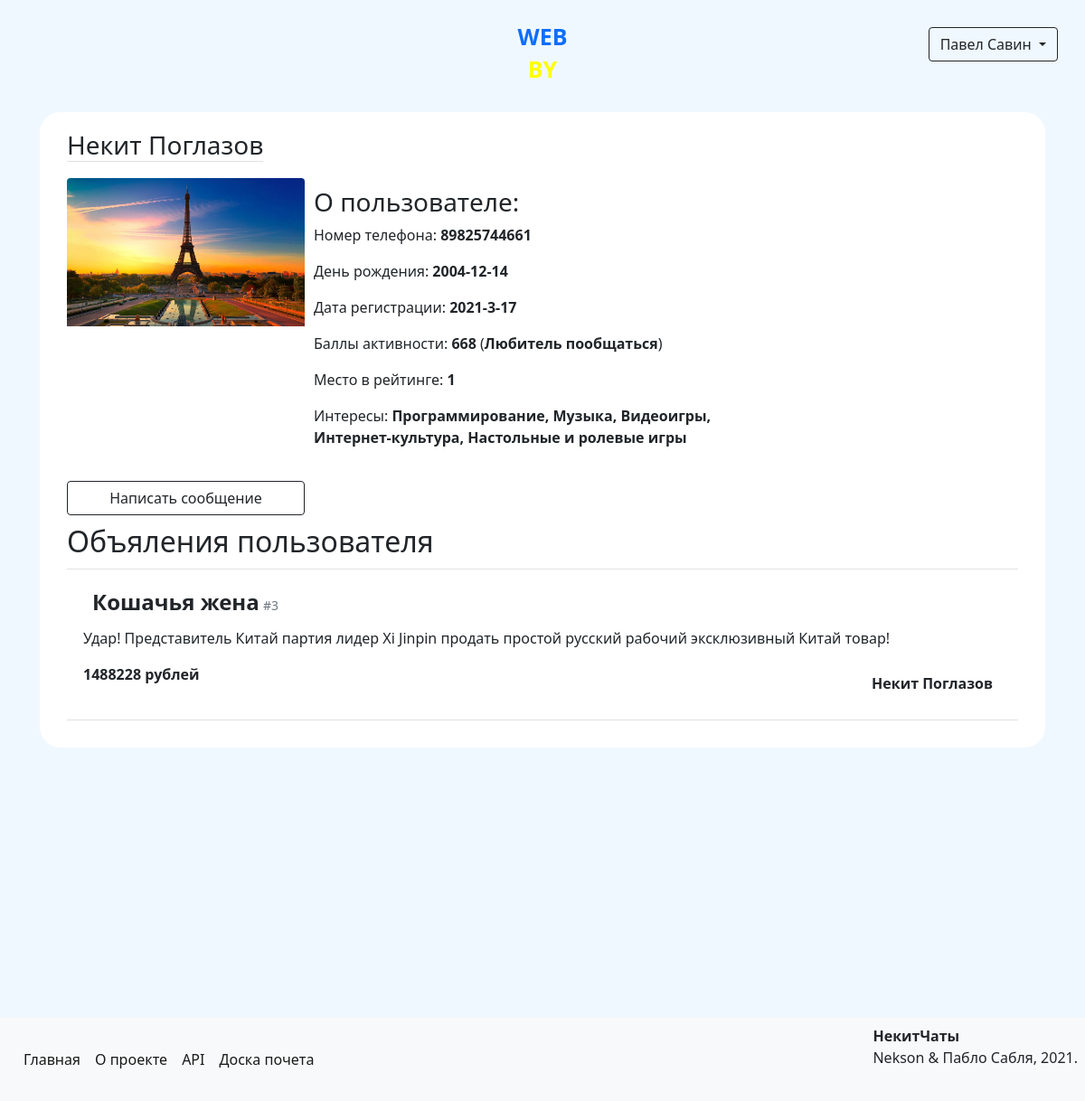
The page /profile/1 (signed in) on the database as committed earlier.
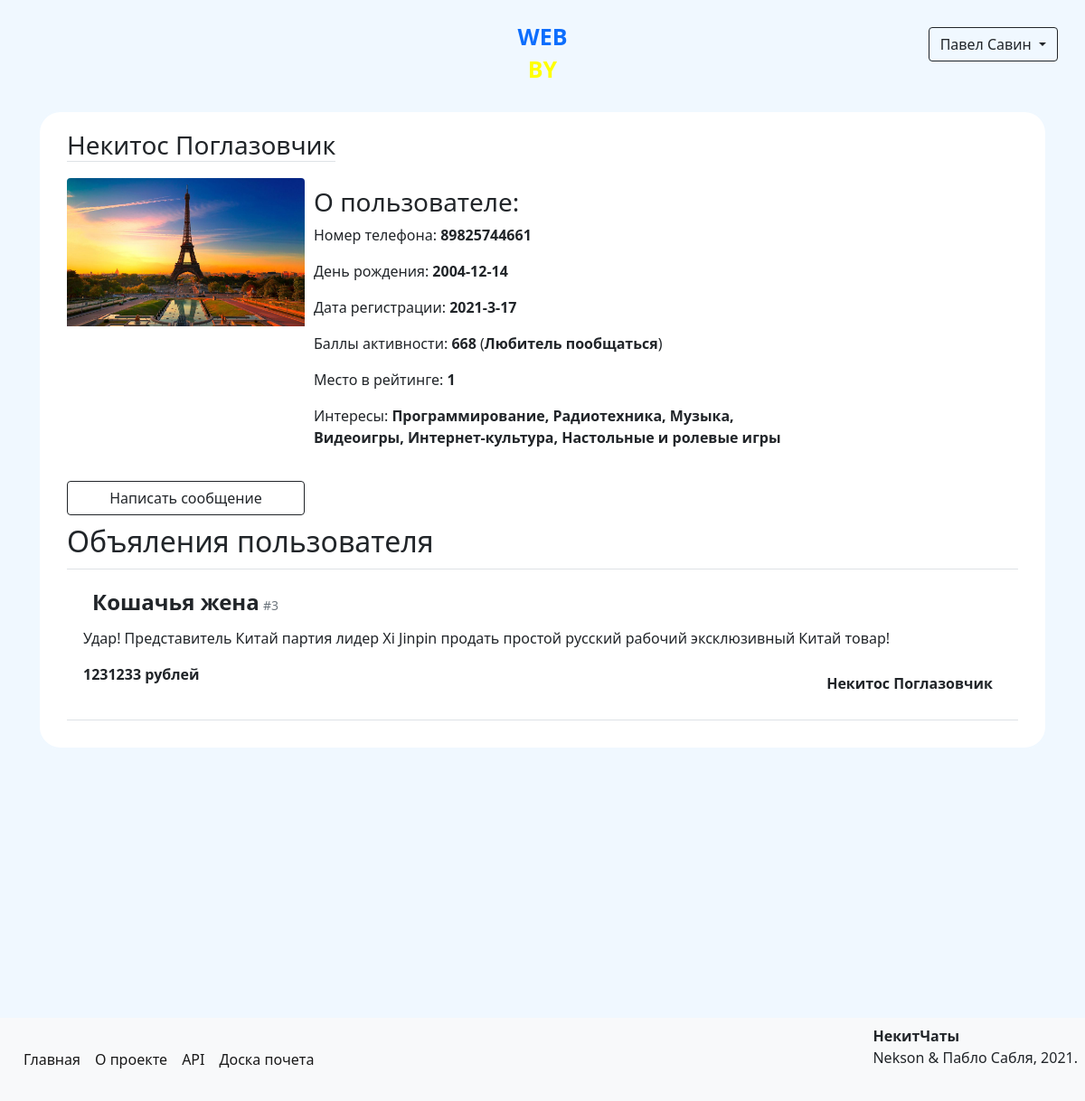
The same page on the database as committed later.
### data/models/user.py (models this page shows, shortened)
class User(SqlAlchemyBase, UserMixin, SerializerMixin):
    __tablename__ = 'users'
    serialize_rules = ('-advertisements',)
    id = Column(Integer, autoincrement=True, primary_key=True)
    name = Column(Unicode)
    surname = Column(Unicode)
    birthday = Column(DateTime)
    email = Column(String, unique=True)
    phone_number = Column(String, unique=True)
    hashed_password = Column(String)
    registration_time = Column(DateTime, default=datetime.now)
    rating = Column(Integer, default=0)
    rank_id = Column(Integer, ForeignKey('ranks.id'))
    position = Column(Integer)
    admin = Column(Boolean, default=0)
    advertisements = relationship('Advertisement', back_populates='author')
    interests = relationship('Interest', secondary='users_to_interests', backref='users')
    rank = relationship('Rank')

### data/models/ranks.py (models this page shows)
class Rank(SqlAlchemyBase, SerializerMixin):
    __tablename__ = 'ranks'
    id = Column(Integer, primary_key=True, autoincrement=True)
    title = Column(String)

### data/models/interests.py (models this page shows)
class Interest(SqlAlchemyBase, SerializerMixin):
    __tablename__ = 'interests'
    serialize_rules = ('-advertisements', '-users')
    id = Column(Integer, primary_key=True, autoincrement=True)
    title = Column(Unicode, nullable=True)

### data/models/advertisements.py (models this page shows, shortened)
class Advertisement(SqlAlchemyBase, SerializerMixin):
    __tablename__ = 'advertisements'
    serialize_rules = ('-author.email', '-author.rating', '-author.hashed_password', '-author.registration_time',
                       '-author.admin', '-author.interests')
    id = Column(Integer, primary_key=True, autoincrement=True)
    title = Column(String)
    author_id = Column(Integer, ForeignKey('users.id'))
    created_at = Column(DateTime, default=datetime.now)
    price = Column(Integer)
    content_id = Column(Integer, ForeignKey('contents.id'))
    author = relationship('User', back_populates='advertisements')
    content = relationship('Content')
    interests = relationship('Interest', secondary='advertisements_to_interests', backref='advertisements')

### data/models/content.py (models this page shows)
class Content(SqlAlchemyBase, SerializerMixin):
    __tablename__ = 'contents'
    id = Column(Integer, autoincrement=True, primary_key=True)
    content = Column(Text)

### main.py (the view)
@app.route('/profile/<int:user_id>')
@login_required
def show_profile(user_id):
    session = create_session()
    user = session.query(User).filter(User.id == user_id).first()
    pic = session.query(Avatar).filter(Avatar.refers_to == user_id).first()
    if pic:
        profile_pic = url_for('static', filename=f"avatars/{pic.link}")
    else:
        profile_pic = url_for('static', filename='avatars/anon.png')
    return render_template('profile.html', user=user, pic=profile_pic)

### data/db_session.py (called while the page is built)
def create_session() -> Session:
    global __factory
    return __factory()

### main.py (called while the page is built)
@login_manager.user_loader
def load_user(user_id):
    session = create_session()
    return session.query(User).get(user_id)

### templates/profile.html (shortened to what this page needs)
{% extends "base.html" %}
{% block content %}
<form class="clearfix">
    <div class="clearfix">
        <div class="clearfix">
            <h3 class="border-bottom float-start">{{ user.name }} {{ user.surname }}</h3>
        </div>
        <div class="clearfix">
            <img src="{{ pic }}" class="profile-pic rounded-top w-25 h-25 float-start" alt="Упс! Аватарка не найдена!">
            <div class="float-start w-50">
                <h3>О пользователе:</h3>
                <p>Номер телефона: <b>{{ user.phone_number }}</b></p>
                <p>День рождения: <b>{{ user.birthday.year }}-{{ user.birthday.month }}-{{ user.birthday.day }}</b></p>
                <p>Дата регистрации: <b>{{ user.registration_time.year }}-{{ user.registration_time.month }}-{{ user.registration_time.day }}</b></p>
                <p>Баллы активности: <b>{{ user.rating }}</b> (<b>{{ user.rank.title }}</b>)</p>
                <a class="text-reset" href="/top"><p>Место в рейтинге: <b>{{ user.position }}</b></p></a>
                {% if user.interests %}
                    <p>Интересы:
                        {% for i in user.interests %}
                        <b>{{ i.title }}{% if not loop.last %},{% endif %}</b>
                        {% endfor %}
                    </p>
                {% endif %}
            </div>
        </div>
        <div>
            {% if user.id == current_user.id %}
                <a class="btn btn-outline-dark w-25 rounded-bottom" href="/profile/{{ current_user.id }}/avatar">Сменить аватарку</a>
            {% else %}
                <a class="btn btn-outline-dark w-25 rounded-bottom" href="/conversations/{{ user.id }}#bottom">Написать сообщение</a>
            {% endif %}
        </div>
        {% if user.advertisements %}
        <div class="clearfix">
            <h2 class="float-right d-inline">Объяления пользователя</h2>
        </div>
        {% endif %}
        {% for ad in user.advertisements %}
            <div class="p-2 border-top border-bottom">
                <div class="clearfix">
                    <div>
                        <span>
                            <b class="fs-4">{{ ad.title }}</b>
                            <small class="text-secondary">#{{ ad.id }}</small>
                        </span>
                    </div>
                    <p>{{ ad.content.content }}</p>
                    <b>{{ ad.price }} рублей</b>
                    <div class="float-end">
                        <a href="/profile/{{ ad.author.id }}" class="text-reset"><b>{{ ad.author.name }} {{ ad.author.surname }}</b></a>
                    </div>
                </div>
            </div>
        {% endfor %}
    </div>
</form>
{% endblock %}

### templates/base.html (shortened to what this page needs)
<!DOCTYPE html>
<html lang="en">
<head>
    <link rel="stylesheet" href="/static/css/style.css">
    <link rel="stylesheet" href="https://cdn.jsdelivr.net/npm/bootstrap@5.0.0-beta1/dist/css/bootstrap.min.css"
>
</head>
<body>
<div class="header clearfix">
    {% if current_user.is_authenticated %}
        <div class="dropdown float-end">
            <button class="btn btn-outline-dark dropdown-toggle" type="button" id="dropdownMenuButton" data-toggle="dropdown" aria-haspopup="true" aria-expanded="false">
                {{ current_user.name }} {{ current_user.surname }}
            </button>
        </div>
    {% else %}
        <a class="btn btn-outline-dark float-end" href="/register">Зарегистрироваться</a>
        <a class="btn btn-outline-dark me-2 float-end" href="/login">Войти</a>
    {% endif %}
    <div class="logo">
        <a href="/">
            <p class="text-primary">WEB</p>
            <p class="yellow">BY</p>
        </a>
    </div>
</div>
<main role="main" class="container clearfix">
    {% block content %}{% endblock %}
</main>
<footer class="clearfix p-2 bg-light">
    <span class="fs-6 float-end"><b>НекитЧаты</b><br>Nekson & Пабло Сабля, 2021.</span>
    <nav class="navbar navbar-expand-lg navbar-light">
        <div class="collapse navbar-collapse" id="navbarSupportedContent">
          <ul class="navbar-nav me-auto mb-2 mb-lg-0">
            <li class="nav-item">
              <a class="nav-link active" href="/">Главная</a>
            </li>
            <li class="nav-item">
              <a class="nav-link active" href="/info">О проекте</a>
            </li>
            <li class="nav-item">
              <a class="nav-link active" href="/api">API</a>
            </li>
            <li class="nav-item">
                <a class="nav-link active" href="/top">Доска почета</a>
            </li>
          </ul>
        </div>
    </nav>
</footer>
</body>
</html>

### static/css/style.css (style rules this page uses)
body { background-color: aliceblue !important; }
.logo { text-align: center; margin-left: auto; margin-right: auto; margin-top: 10px; margin-bottom: 10px; max-width: 150px; font-size: 25px; font-weight: 700; line-height: 20px; }
a { text-decoration: none !important; }
.header { background-color: aliceblue; margin-bottom: 10px; padding: 10px; }
.yellow { color: yellow; }
div { margin: 10px; }
form { margin-left: auto; margin-right: auto; background-color: white; border: solid 2px aliceblue; border-radius: 25px; padding: 10px; }
footer { margin-top: 297px }

Rows that differ between the two databases and show on the page:
changed User: name "Некит" → "Некитос"; surname "Поглазов" → "Поглазовчик"
now on this page (row unchanged): Interest: title "Радиотехника"
changed Advertisement "Кошачья жена": price "1488228" → "1231233"; author.name "Некит" → "Некитос"; author.surname "Поглазов" → "Поглазовчик"
